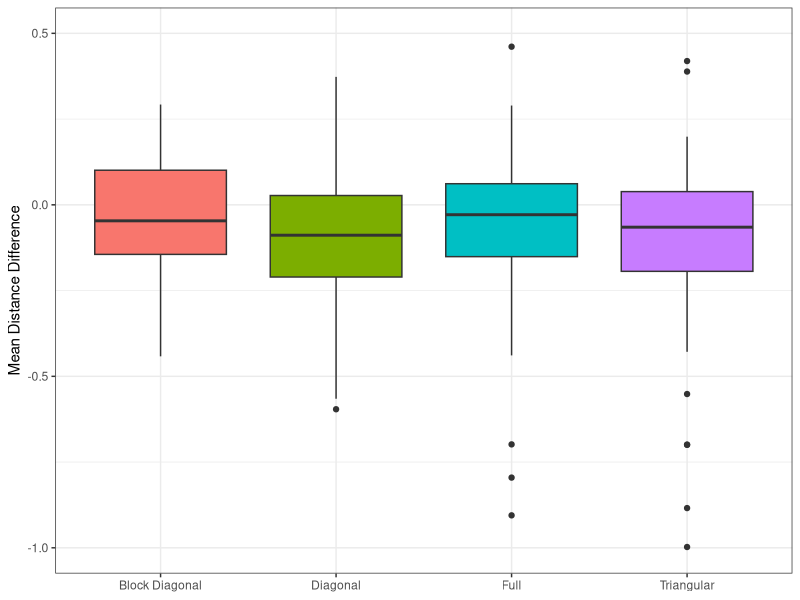

R code for this plot:
require(tidyverse)

dWnorms = read.csv("dWnorms.csv",header=F)


dWnorms = t(dWnorms)

colnames(dWnorms) = c("Triangular", "Full", "Block Diagonal", "Diagonal")


dWnorms = pivot_longer(as.data.frame(dWnorms),c(1,2,3,4),names_to = "model")


p <- ggplot(dWnorms, aes(x=model, y=value, fill=model)) + 
  geom_boxplot() + ylim(-1,0.5)  +ylab("Mean Distance Difference") + xlab("") + guides(fill="none")  +
  theme_bw() + theme(axis.title.x=element_blank()) #+ facet_wrap(scale ~ parameter,scales="free_y", nrow=3)
ggsave(
  "MDdiff.pdf",
  plot = p,
  device = "pdf", width = 6, height=3
)
